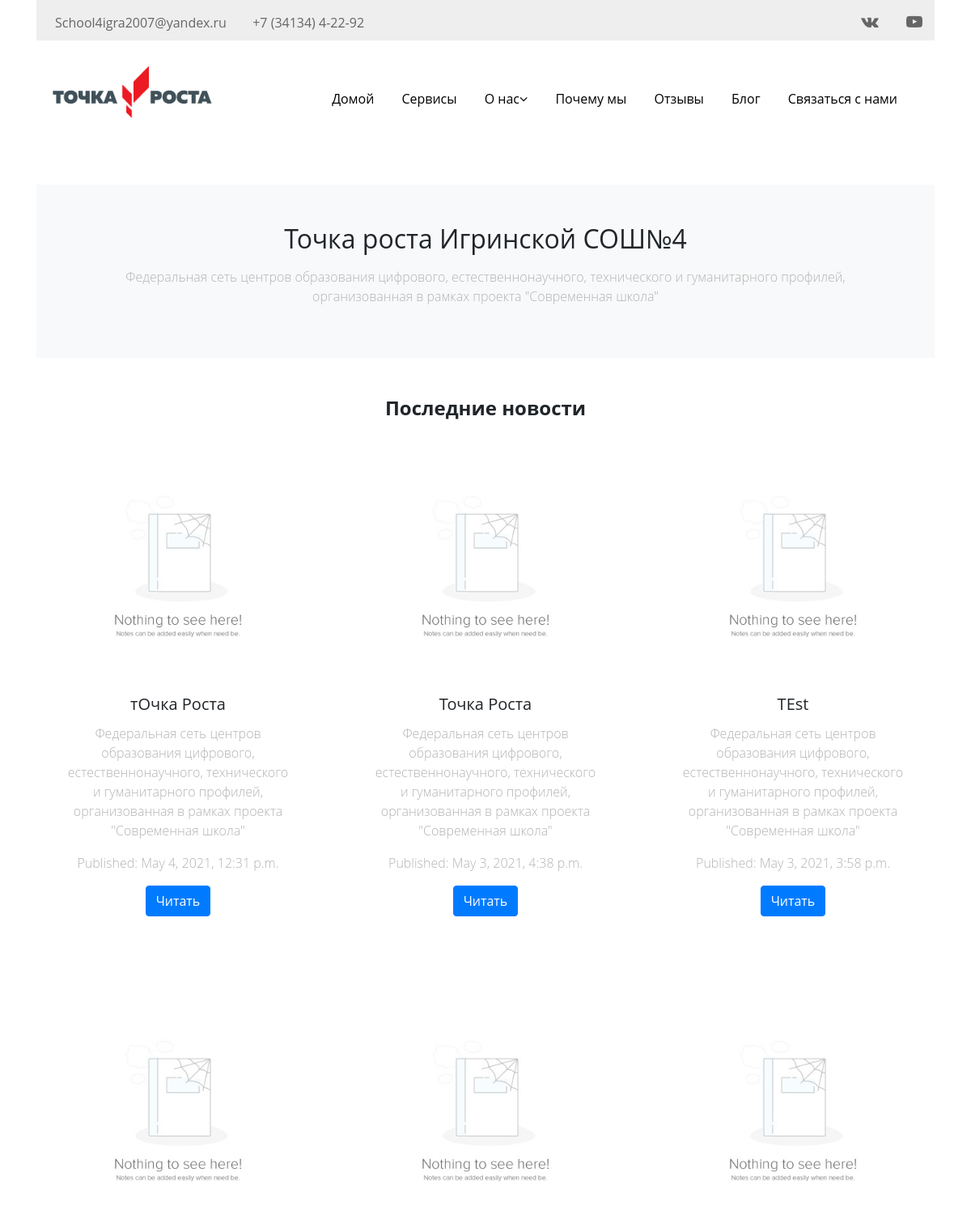
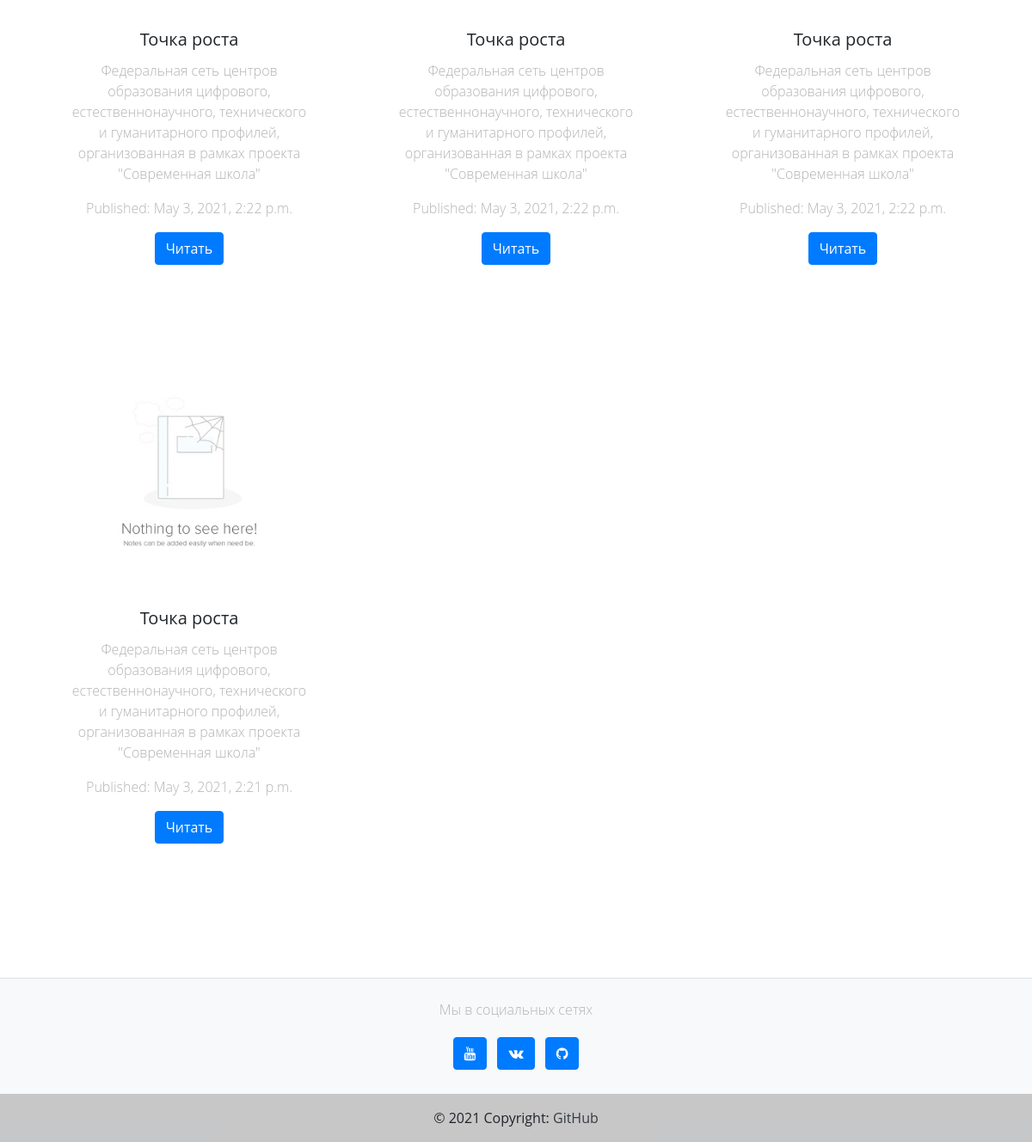
Before: / with the older database file (2 pictures, top to bottom).
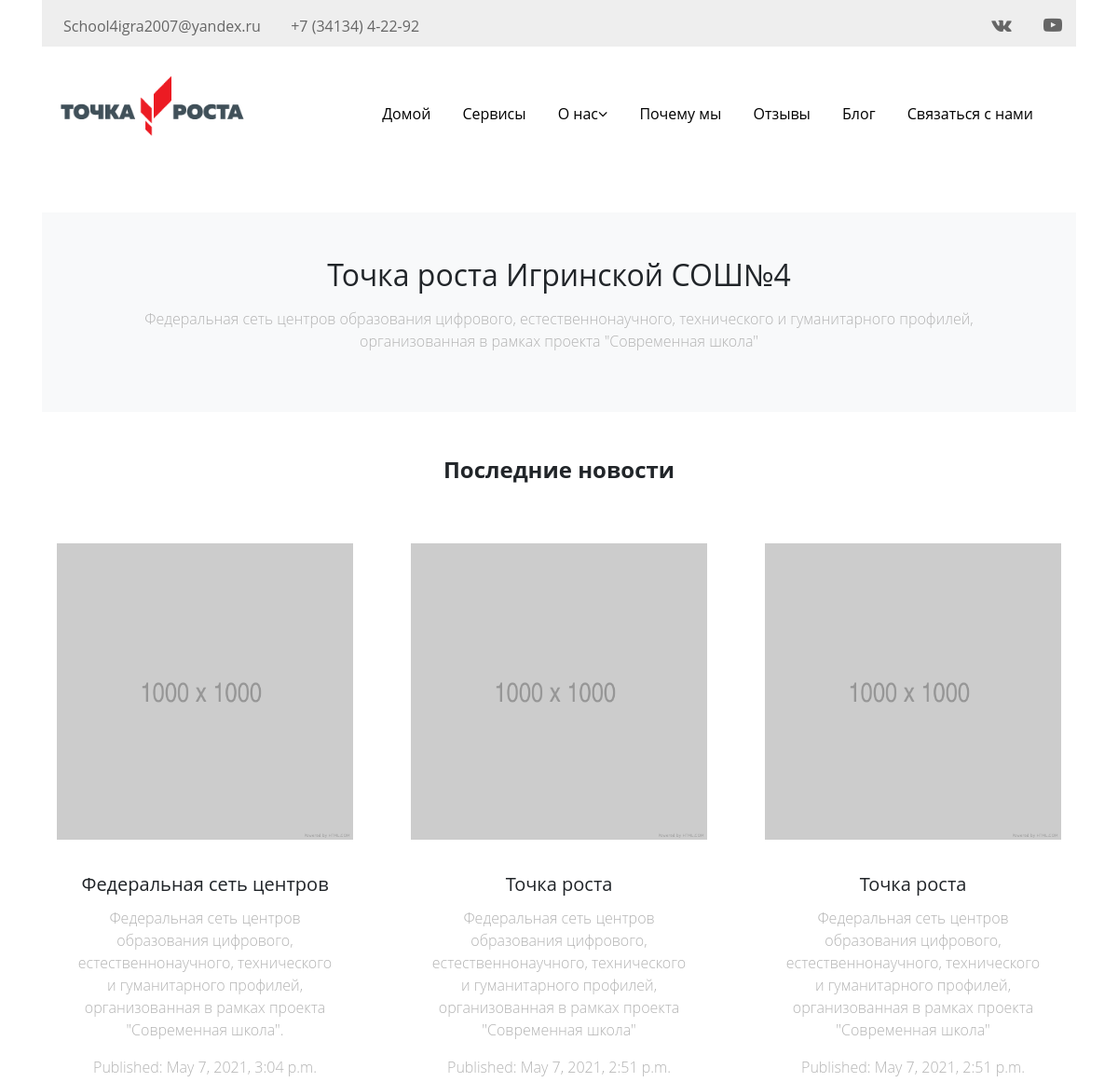
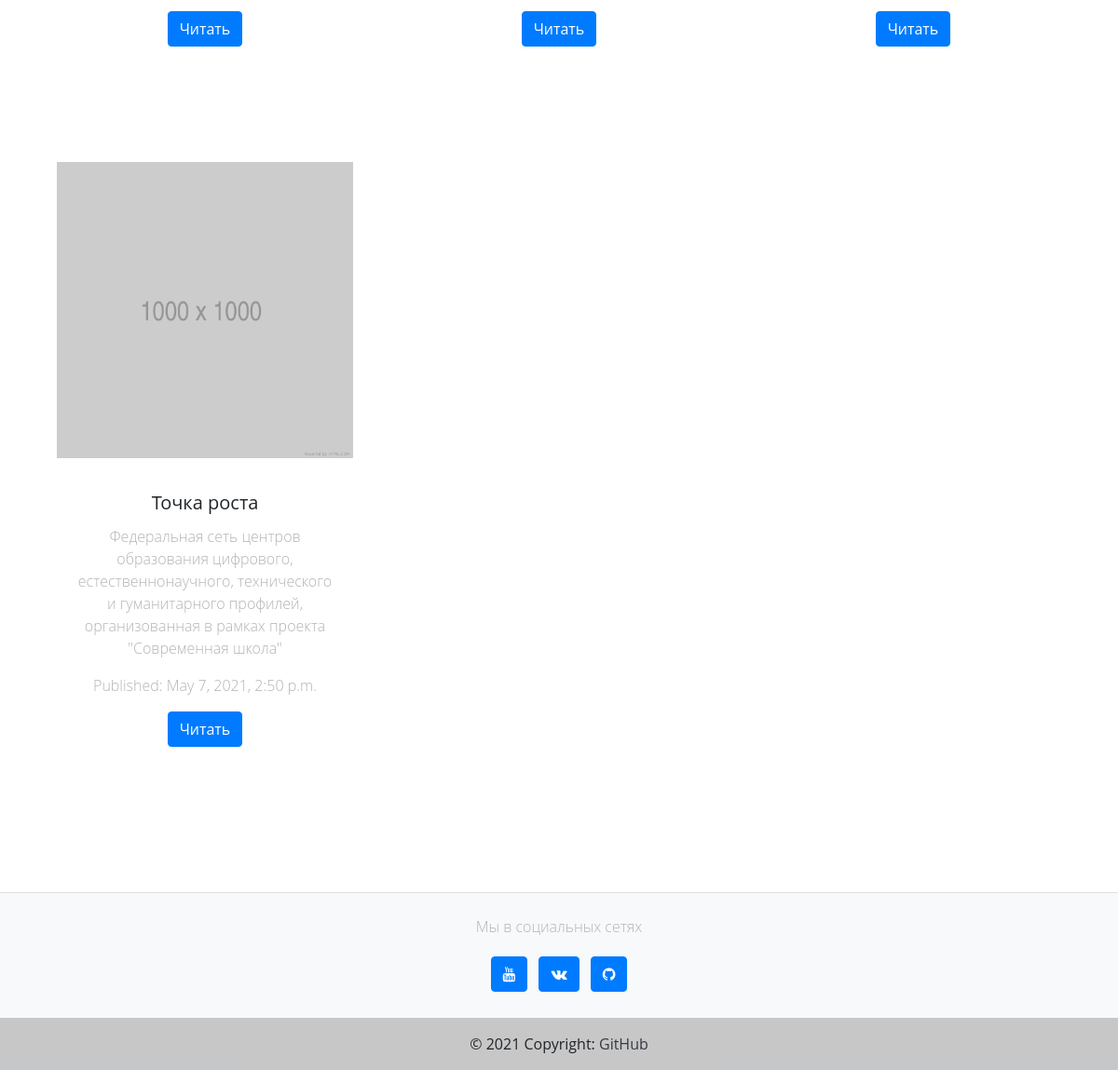
After: the same page with the newer database file (2 pictures, top to bottom).
### web/models.py (models this page shows, shortened)
class Post(models.Model):
    HEADER_IMAGE_RESOLUTION = (1000, 1000)
    author = models.ForeignKey(settings.AUTH_USER_MODEL, on_delete=models.CASCADE)
    title = models.CharField(max_length=35, help_text='Title must not exceed 35 characters.')
    description = models.CharField(max_length=160, default='Федеральная сеть центров образования цифрового,'
                                                           ' естественнонаучного, технического и гуманитарного '
                                                           'профилей, организованная в рамках проекта '
                                                           '"Современная школа".',
                                   help_text='Description must not exceed 160 characters.')
    text = models.TextField()
    created_date = models.DateTimeField(default=timezone.now)
    header_image = LimitedImageField('Header Image', default="images/1000x1000.jpg",
                                     upload_to='images/',
                                     min_dim=HEADER_IMAGE_RESOLUTION,
                                     max_dim=HEADER_IMAGE_RESOLUTION,
                                     help_text='Header image should be {}x{} in size.'.format(*HEADER_IMAGE_RESOLUTION))
    published_date = models.DateTimeField(blank=True, null=True)
    image = LimitedImageField(blank=True)

### web/views.py (the view)
# urls.py: path('', views.index),
def index(request):
    logo_gray = static('images/logo_gray.png')
    posts = Post.objects.filter(published_date__lte=timezone.now()).order_by("-published_date")
    context = {
        'title': 'Home',
        'logo_gray': logo_gray,
        'posts': posts,
    }
    return render(request, 'web/index.html', context)

### web/templates/web/index.html (shortened to what this page needs)
{% extends 'web/base.html' %}
{% block content %}
    <div id="intro" class="p-5 text-center bg-light">
      <h1 class="mb-3 h2">Точка роста Игринской СОШ№4</h1>
      <p class="mb-3">Федеральная сеть центров образования цифрового, естественнонаучного, технического и гуманитарного профилей, организованная в рамках проекта "Современная школа"</p>
    </div>
  </header>
  <main class="my-5">
    <div class="container">
      <section class="text-center">
        <h4 class="mb-5"><strong>Последние новости</strong></h4>
		<div class="row">
			{% for post in posts %}
			<div class="col-lg-4 col-md-6 mb-4 ">
				<div class="posts p-3 mb-5">
					{% if post.header_image %}
					<div class="image mb-3 bg-image hover-overlay">
						<img src="/media/{{post.header_image}}" class="img-fluid" alt="Preview">
					</div>
					{% endif %}
					<div class="card-body">
						<h5 class="card-title">{{post.title}}</h5>
						<p class="card-text">
							{{post.description}}
						</p>
						<p>Published: {{post.published_date}}</p>
						<a href="{% url 'detail' pk=post.pk %}" class="btn btn-primary">Читать</a>
					</div>
				</div>
			</div>
			{% endfor %}
		</div>
</div>
  </main>
  <footer class="bg-light text-lg-start">
    <hr class="m-0" />
    <div class="text-center py-4 align-items-center">
      <p>Мы в социальных сетях</p>
      <a href="https://www.youtube.com/channel/UCTQUw_vdYrIMm7lDUwSMF5w" class="btn btn-primary m-1" role="button"
        rel="nofollow" target="_blank">
        <i class="fa fa-youtube"></i>
      </a>
      <a href="https://vk.com/public186332645" class="btn btn-primary m-1" role="button" rel="nofollow"
        target="_blank">
        <i class="fa fa-vk"></i>
      </a>
      <a href="https://github.com/1dlvb" class="btn btn-primary m-1" role="button" rel="nofollow"
        target="_blank">
        <i class="fa fa-github"></i>
      </a>
    </div>
    <div class="text-center p-3" style="background-color: rgba(0, 0, 0, 0.2);">
      © 2021 Copyright:
      <a class="text-dark" target="_blank" href="https://github.com/1dlvb">GitHub</a>
    </div>
  </footer>
{% endblock %}

### web/templates/web/base.html (shortened to what this page needs)
<!DOCTYPE html>
{% load static %}
<html lang="en">
<head>
    <link rel="stylesheet" href="https://stackpath.bootstrapcdn.com/bootstrap/4.5.2/css/bootstrap.min.css"
>
    <link rel="stylesheet" href="https://stackpath.bootstrapcdn.com/font-awesome/4.7.0/css/font-awesome.min.css"
>
    <link rel="stylesheet" href="{% static 'css/style.css'%}" type="text/css">
</head>
<body>
<header>
<div class="container">
      <div class="top-bar">
        <div class="container">
          <div class="row">
            <div class="col-12 mt-2">
              <a href="mailto:School4igra2007@yandex.ru​" target="_blank" rel="noopener noreferrer" class=""> <span class="d-none d-md-inline-block">School4igra2007@yandex.ru​</span></a>
              <a href="tel:+7 (34134) 4-22-92" class=""> <span class="d-none d-md-inline-block">+7 (34134) 4-22-92</span></a>
              <div class="float-right  mt-n1">
                <a href="https://vk.com/public186332645" target="_blank" class=""> <span class="d-none d-md-inline-block"><i class="fa fa-vk"></i></span></a>
                <a href="https://www.youtube.com/channel/UCTQUw_vdYrIMm7lDUwSMF5w" target="_blank" class=""> <span class="d-none d-md-inline-block"><i class="fa fa-youtube-play"></i></span></a>
              </div>
            </div>
          </div>
        </div>
      </div>
      <header class="site-navbar mt-4 js-sticky-header site-navbar-target" role="banner">
        <div class="container">
          <div class="row align-items-center position-relative">
            <div class="site-logo mt-n3">
              <a href="/" class="text-black"><span class="text-primary"><img src="/static/images/logo_gray.png"
              	width="80%" height="80%" alt=""></a>
            </div>
            <div class="col-12">
              <nav class="site-navigation text-right ml-auto " role="navigation">
                <ul class="site-menu main-menu js-clone-nav ml-auto d-none d-lg-block">
                  <li><a href="/" class="nav-link">Домой</a></li>
                  <li><a href="#services-section" class="nav-link">Сервисы</a></li>
                  <li class="has-children">
                    <a href="#about-section" class="nav-link">О нас<i class="fa fa-angle-down"></i></a>
                  </li>
                  <li><a href="#why-us-section" class="nav-link">Почему мы</a></li>
                  <li><a href="#testimonials-section" class="nav-link">Отзывы</a></li>
                  <li><a href="#blog-section" class="nav-link">Блог</a></li>
                  <li><a href="#contact-section" class="nav-link">Связаться с нами</a></li>
                </ul>
              </nav>
            </div>
          </div>
        </div>
      </header>
{% block content %}
{% endblock %}
</body>
</html>

### web/static/css/style.css (style rules this page uses)
body { font-family: "Open Sans", -apple-system, BlinkMacSystemFont, "Segoe UI", Roboto, "Helvetica Neue", Arial, "Noto Sans", sans-serif, "Apple Color Emoji", "Segoe UI Emoji", "Segoe UI Symbol", "Noto Color Emoji"; background-color: #fff; height: 200vh; position: relative; }
body:before { content: ""; position: absolute; top: 0; left: 0; right: 0; bottom: 0; background: rgba(0, 0, 0, 0.5); -webkit-transition: .3s all ease; -o-transition: .3s all ease; transition: .3s all ease; opacity: 0; visibility: hidden; z-index: 1; }
p { color: #b3b3b3; font-weight: 300; }
h1, h2, h3, h4, h5, h6, .h1, .h2, .h3, .h4, .h5, .h6 { font-family: "Open Sans", -apple-system, BlinkMacSystemFont, "Segoe UI", Roboto, "Helvetica Neue", Arial, "Noto Sans", sans-serif, "Apple Color Emoji", "Segoe UI Emoji", "Segoe UI Symbol", "Noto Color Emoji"; }
a { -webkit-transition: .3s all ease; -o-transition: .3s all ease; transition: .3s all ease; }
a, a:hover { text-decoration: none !important; }
.top-bar { padding: .5rem 0; background: #eee; }
.top-bar a { color: #666666; }
.site-navbar { margin-bottom: 0px; z-index: 1999; position: relative; width: 100%; padding: 1rem; }
.site-navbar .site-logo { position: absolute; font-size: 2rem; text-transform: uppercase; font-weight: 900; line-height: 0; margin: 0; padding: 0; z-index: 3; }
.site-navbar .site-navigation .site-menu { margin-bottom: 0; }
.site-navbar .site-navigation .site-menu a { text-decoration: none !important; display: inline-block; }
.site-navbar .site-navigation .site-menu > li { display: inline-block; }
.site-navbar .site-navigation .site-menu > li > a { margin-left: 15px; margin-right: 15px; padding: 20px 0px; color: #000 !important; display: inline-block; text-decoration: none !important; }
.site-navbar .site-navigation .site-menu .has-children { position: relative; }
.site-navbar .site-navigation .site-menu .has-children > a { position: relative; padding-right: 0; }
* { margin: 0; padding: 0; }
html, body { height: 100%; }
.float-right { font-size: 20px; }

### web/templates/web/base.html (style rules this page uses)
#intro { margin-top: 58px; }

Changed rows visible on the page:
removed Post: header_image (picture), title "тОчка Роста", description "Федеральная сеть центров образования цифрового, естественнонаучного, технического и гуманитарного профилей, организованная в рамках проекта \"Современная школа\"", published_date "May 4, 2021, 12:31 p.m."
removed Post: header_image (picture), title "Точка Роста", description "Федеральная сеть центров образования цифрового, естественнонаучного, технического и гуманитарного профилей, организованная в рамках проекта \"Современная школа\"", published_date "May 3, 2021, 4:38 p.m."
removed Post: header_image (picture), title "TEst", description "Федеральная сеть центров образования цифрового, естественнонаучного, технического и гуманитарного профилей, организованная в рамках проекта \"Современная школа\"", published_date "May 3, 2021, 3:58 p.m."
removed Post: header_image (picture), title "Точка роста", description "Федеральная сеть центров образования цифрового, естественнонаучного, технического и гуманитарного профилей, организованная в рамках проекта \"Современная школа\"", published_date "May 3, 2021, 2:22 p.m."
removed Post: header_image (picture), title "Точка роста", description "Федеральная сеть центров образования цифрового, естественнонаучного, технического и гуманитарного профилей, организованная в рамках проекта \"Современная школа\"", published_date "May 3, 2021, 2:22 p.m."
removed Post: header_image (picture), title "Точка роста", description "Федеральная сеть центров образования цифрового, естественнонаучного, технического и гуманитарного профилей, организованная в рамках проекта \"Современная школа\"", published_date "May 3, 2021, 2:22 p.m."
removed Post: header_image (picture), title "Точка роста", description "Федеральная сеть центров образования цифрового, естественнонаучного, технического и гуманитарного профилей, организованная в рамках проекта \"Современная школа\"", published_date "May 3, 2021, 2:21 p.m."
added Post: header_image (picture), title "Федеральная сеть центров", description "Федеральная сеть центров образования цифрового, естественнонаучного, технического и гуманитарного профилей, организованная в рамках проекта \"Современная школа\".", published_date "May 7, 2021, 3:04 p.m."
added Post: header_image (picture), title "Точка роста", description "Федеральная сеть центров образования цифрового, естественнонаучного, технического и гуманитарного профилей, организованная в рамках проекта \"Современная школа\"", published_date "May 7, 2021, 2:51 p.m."
added Post: header_image (picture), title "Точка роста", description "Федеральная сеть центров образования цифрового, естественнонаучного, технического и гуманитарного профилей, организованная в рамках проекта \"Современная школа\"", published_date "May 7, 2021, 2:51 p.m."
added Post: header_image (picture), title "Точка роста", description "Федеральная сеть центров образования цифрового, естественнонаучного, технического и гуманитарного профилей, организованная в рамках проекта \"Современная школа\"", published_date "May 7, 2021, 2:50 p.m."
